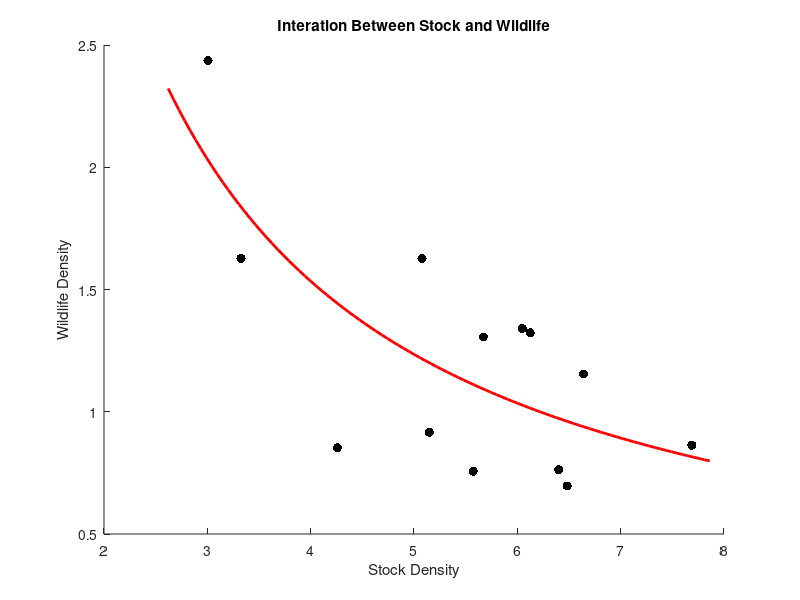
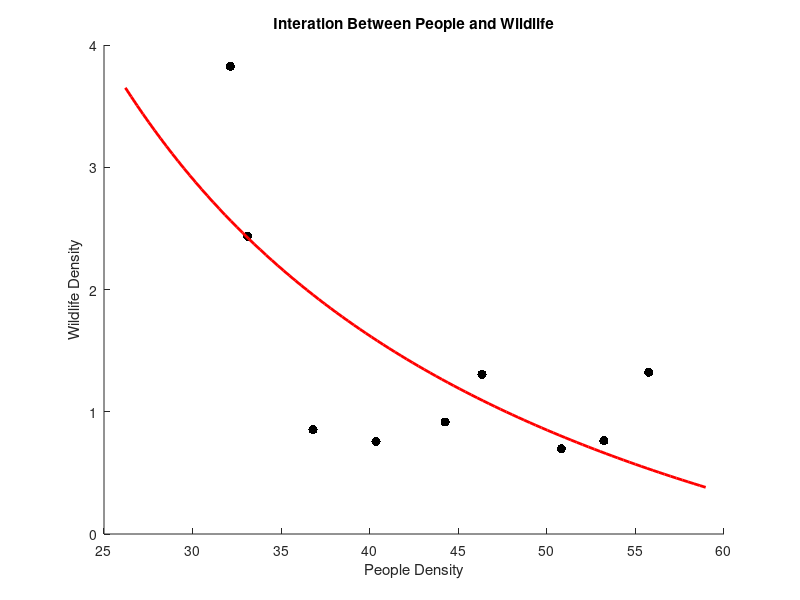
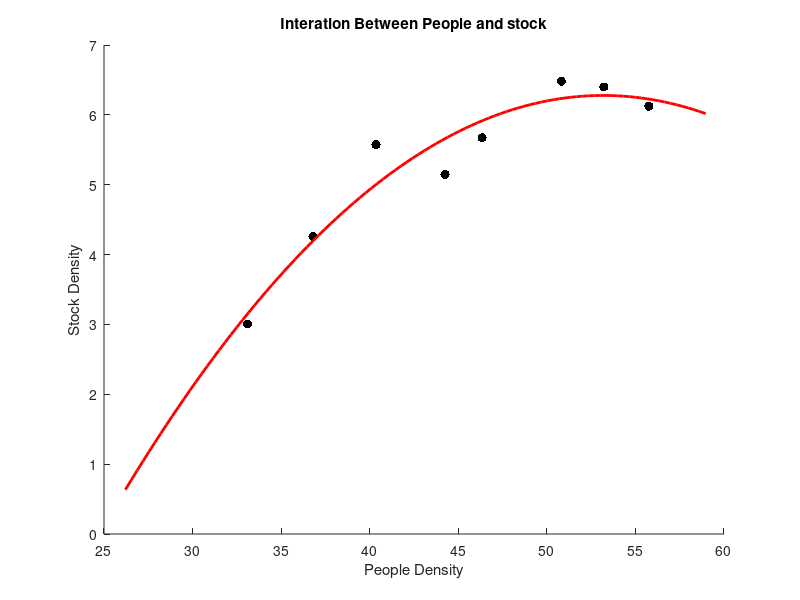

Source code (MATLAB) for these figures, in order:
clear
clc

stock = [45874, 64997, 85067, 78575, 86562, 98944, 97684, 93489, 92324, 101358, 77484, 50758, 117344]./15263;
wildlife = [37188, 13011, 11547, 13985, 19933, 10632, 11641, 20189, 20457, 17617, 24830, 24842, 13178]./15263;
x = 1./stock;
[Rsw, Psw] = corrcoef(x, wildlife);
a = polyfit(x, wildlife, 1);
xhat = linspace(40000, 120000, 100)./15263;
yhat = polyval(a, 1./xhat);

popu = [490490, 505303, 561656, 615927, 675443, 707324, 775671, 812283, 850920]./15263;
wild = [58392, 37188, 13011, 11547, 13985, 19933, 10632, 11641, 20189]./15263;
x2 = 1./popu;
[Rpw, Ppw] = corrcoef(x2, wild);
b = polyfit(x2, wild, 1);
xhat2 = linspace(400000, 900000, 100)./15263;
yhat2 = polyval(b, 1./xhat2);

stock3 = [45874, 64997, 85067, 78575, 86562, 98944, 97684, 93489]./15263;
popu3 = [505303, 561656, 615927, 675443, 707324, 775671, 812283, 850920]./15263;
c = polyfit(popu3, stock3, 2);
xhat3 = linspace(400000, 900000, 100)./15263;
yhat3 = polyval(c, xhat3);

figure(1)
hold on;
plot(stock, wildlife, '.k', 'MarkerSize', 20);
plot(xhat, yhat, '-r', 'LineWidth', 2);
title('Interation Between Stock and Wildlife');
xlabel('Stock Density');
ylabel('Wildlife Density');
set(gcf, 'Color', [1, 1, 1]);

figure(2)
hold on;
plot(popu, wild, '.k', 'MarkerSize', 20);
plot(xhat2, yhat2, '-r', 'LineWidth', 2);
title('Interation Between People and Wildlife');
xlabel('People Density');
ylabel('Wildlife Density');
set(gcf, 'Color', [1, 1, 1]);

figure(3)
hold on;
plot(popu3, stock3, '.k', 'MarkerSize', 20);
plot(xhat3, yhat3, '-r', 'LineWidth', 2);
title('Interation Between People and stock');
xlabel('People Density');
ylabel('Stock Density');
set(gcf, 'Color', [1, 1, 1]);